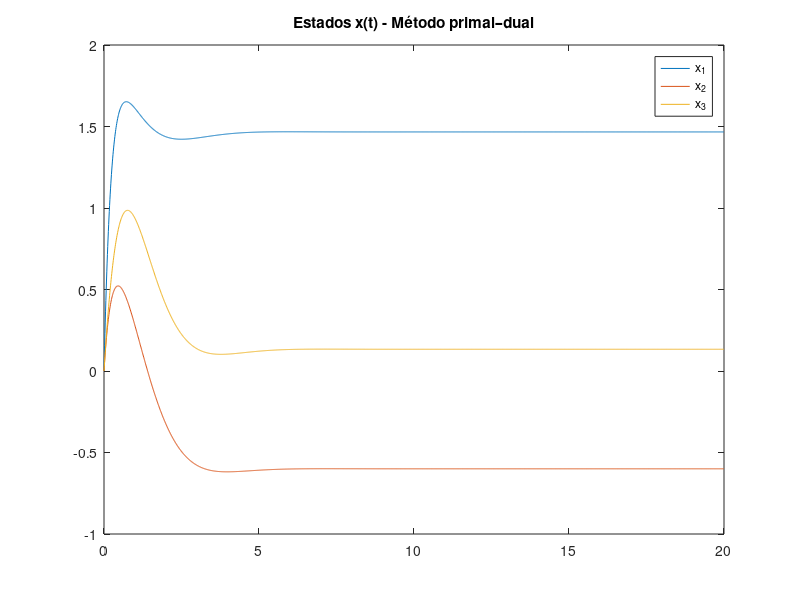
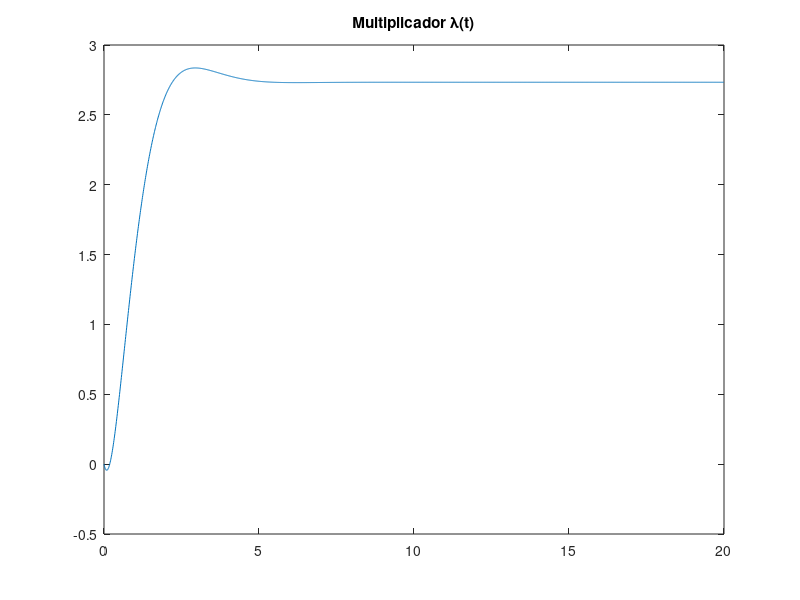

MATLAB code to generate these figures, in order: (Note: this script raises an error after producing the figures.)

clear; clc; close all;

%% Datos del problema
Q = [4 1 0;
     1 2 0;
     0 0 2];

c = [-8; -3; -3];

a = [1; 1; 1];
b = 1;


%  SOLUCIÓN ANALÍTICA USANDO LAS ECUACIONES KKT

disp("=== SOLUCIÓN POR KKT ===");

KKT = [Q  a;
       a' 0];

rhs = [-c; b];

sol = KKT \ rhs;

x_kkt = sol(1:3);
lambda_kkt = sol(4);

disp("x* (KKT) = ");
disp(x_kkt);
disp("λ* (KKT) = ");
disp(lambda_kkt);

f_kkt = 0.5 * x_kkt' * Q * x_kkt + c' * x_kkt;
disp("Valor óptimo f(x*) = ");
disp(f_kkt);



%  ALGORITMO PRIMAL–DUAL (DINÁMICA CONTINUA)

disp("=== INTEGRACIÓN PRIMAL-DUAL ===");

dt = 0.01;          % paso pequeño
T  = 20;            % tiempo total
N  = T/dt;

x = zeros(3, N);
lambda = zeros(1, N);

% condiciones iniciales
x(:,1) = [0; 0; 0];
lambda(1) = 0;

for k = 1:N-1
    dx = -(Q*x(:,k) + c + a*lambda(k));
    dl = (a' * x(:,k) - b);

    % Euler hacia adelante
    x(:,k+1) = x(:,k) + dt*dx;
    lambda(k+1) = lambda(k) + dt*dl;
end

x_pd = x(:,end);
lambda_pd = lambda(end);

disp("x* (primal-dual) = ");
disp(x_pd);
disp("λ* (primal-dual) = ");
disp(lambda_pd);

%% Gráficas
figure;
plot(0:dt:T-dt, x);
title("Estados x(t) - Método primal–dual");
legend("x_1","x_2","x_3");

figure;
plot(0:dt:T-dt, lambda);
title("Multiplicador λ(t)");



% VALIDACIÓN CON fmincon

disp("=== VALIDACIÓN CON fmincon ===");

fun = @(x) 0.5*x'*Q*x + c'*x;
Aeq = a'; beq = b;

x0 = [0;0;0];

options = optimoptions('fmincon','Display','iter','Algorithm','interior-point');

x_fmincon = fmincon(fun, x0, [],[], Aeq, beq, [], [], [], options);

disp("x* (fmincon) = ");
disp(x_fmincon);

f_fmincon = fun(x_fmincon);
disp("Valor óptimo f(x*) con fmincon = ");
disp(f_fmincon);


